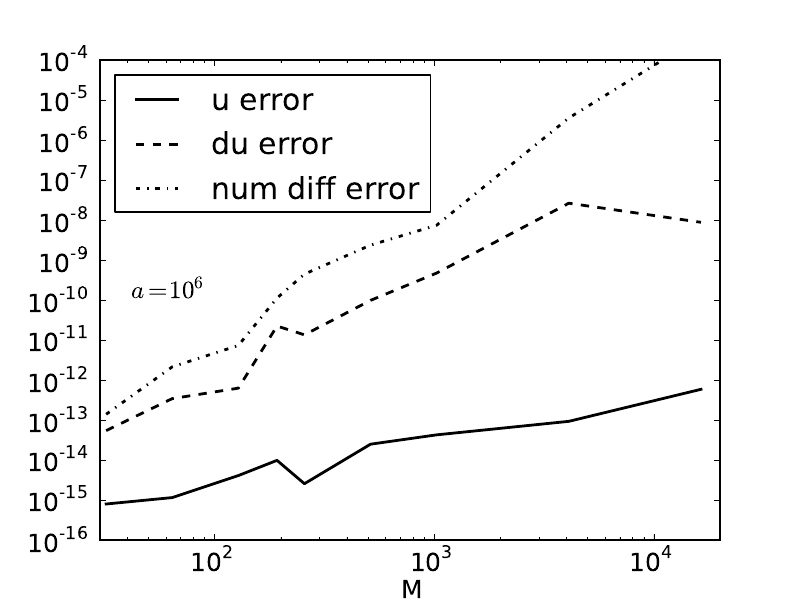

This chart was generated by the following Python code:
#! /usr/bin/env python
import matplotlib as mpl
mpl.rcParams['font.size'] = 18
from matplotlib import pyplot as plt
from numpy import genfromtxt

fig = plt.figure(1)
ax = plt.subplot(111)

x = genfromtxt('sinpiya1e6_x0.dat', dtype='float')
y = genfromtxt('sinpiya1e6_y0.dat', dtype='float')
l, = plt.loglog(x,y, 'k')
l.set_linewidth(2)
h1 = l

x = genfromtxt('sinpiya1e6_x1.dat', dtype='float')
y = genfromtxt('sinpiya1e6_y1.dat', dtype='float')
l, = plt.loglog(x,y, 'k')
l.set_linestyle('--')
l.set_linewidth(2)
h2 = l

x = genfromtxt('sinpiya1e6_x2.dat', dtype='float')
y = genfromtxt('sinpiya1e6_y2.dat', dtype='float')
l, = plt.loglog(x,y, 'k')
l.set_linestyle('-.')
l.set_linewidth(2)
h3 = l

plt.legend([h1, h2, h3], ['u error', 'du error', 'num diff error'], loc=2)
plt.text(0.05, 0.5, '$a=10^6$', fontsize = 18, transform = plt.gca().transAxes)
ax.axis([3.0000e+01, 2.0000e+04, 1.0000e-16, 1.0000e-04]) 
#plt.show() 
plt.xlabel('M')
plt.savefig('sinpiya1e6.pdf')
